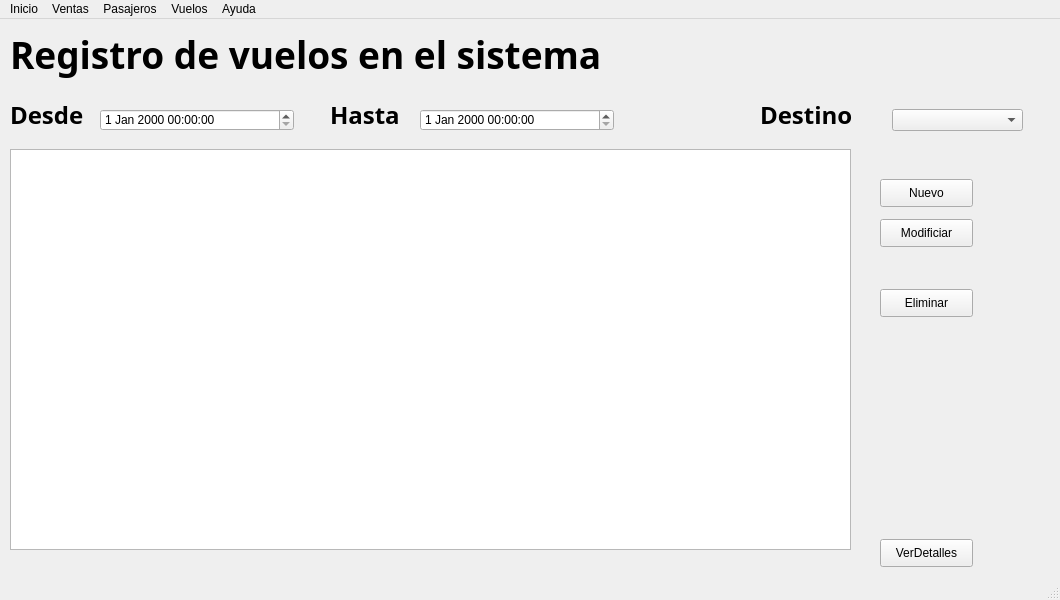
<?xml version="1.0" encoding="UTF-8"?>
<ui version="4.0">
 <class>pasajerowindow</class>
 <widget class="QMainWindow" name="pasajerowindow">
  <property name="geometry">
   <rect>
    <x>0</x>
    <y>0</y>
    <width>1060</width>
    <height>600</height>
   </rect>
  </property>
  <property name="windowTitle">
   <string>MainWindow</string>
  </property>
  <widget class="QWidget" name="centralwidget">
   <widget class="QDateTimeEdit" name="dateTimeEdit_2">
    <property name="geometry">
     <rect>
      <x>420</x>
      <y>90</y>
      <width>194</width>
      <height>22</height>
     </rect>
    </property>
   </widget>
   <widget class="QLabel" name="label">
    <property name="geometry">
     <rect>
      <x>10</x>
      <y>10</y>
      <width>671</width>
      <height>51</height>
     </rect>
    </property>
    <property name="font">
     <font>
      <family>Source Sans Pro</family>
      <pointsize>28</pointsize>
      <weight>75</weight>
      <bold>true</bold>
     </font>
    </property>
    <property name="text">
     <string>Registro de vuelos en el sistema</string>
    </property>
   </widget>
   <widget class="QTableView" name="tableView">
    <property name="geometry">
     <rect>
      <x>10</x>
      <y>130</y>
      <width>841</width>
      <height>401</height>
     </rect>
    </property>
   </widget>
   <widget class="QLabel" name="label_6">
    <property name="geometry">
     <rect>
      <x>10</x>
      <y>80</y>
      <width>121</width>
      <height>31</height>
     </rect>
    </property>
    <property name="font">
     <font>
      <family>Source Sans Pro</family>
      <pointsize>18</pointsize>
      <weight>75</weight>
      <bold>true</bold>
     </font>
    </property>
    <property name="text">
     <string>Desde</string>
    </property>
   </widget>
   <widget class="QLabel" name="label_7">
    <property name="geometry">
     <rect>
      <x>330</x>
      <y>80</y>
      <width>121</width>
      <height>31</height>
     </rect>
    </property>
    <property name="font">
     <font>
      <family>Source Sans Pro</family>
      <pointsize>18</pointsize>
      <weight>75</weight>
      <bold>true</bold>
     </font>
    </property>
    <property name="text">
     <string>Hasta</string>
    </property>
   </widget>
   <widget class="QPushButton" name="pushButton">
    <property name="geometry">
     <rect>
      <x>880</x>
      <y>520</y>
      <width>93</width>
      <height>28</height>
     </rect>
    </property>
    <property name="text">
     <string>VerDetalles</string>
    </property>
   </widget>
   <widget class="QPushButton" name="pushButton_4">
    <property name="geometry">
     <rect>
      <x>880</x>
      <y>270</y>
      <width>93</width>
      <height>28</height>
     </rect>
    </property>
    <property name="text">
     <string>Eliminar</string>
    </property>
   </widget>
   <widget class="QPushButton" name="pushButton_3">
    <property name="geometry">
     <rect>
      <x>880</x>
      <y>200</y>
      <width>93</width>
      <height>28</height>
     </rect>
    </property>
    <property name="text">
     <string>Modificiar</string>
    </property>
   </widget>
   <widget class="QDateTimeEdit" name="dateTimeEdit">
    <property name="geometry">
     <rect>
      <x>100</x>
      <y>90</y>
      <width>194</width>
      <height>22</height>
     </rect>
    </property>
   </widget>
   <widget class="QPushButton" name="pushButton_2">
    <property name="geometry">
     <rect>
      <x>880</x>
      <y>160</y>
      <width>93</width>
      <height>28</height>
     </rect>
    </property>
    <property name="text">
     <string>Nuevo</string>
    </property>
   </widget>
   <widget class="QComboBox" name="comboBox">
    <property name="geometry">
     <rect>
      <x>892</x>
      <y>90</y>
      <width>131</width>
      <height>22</height>
     </rect>
    </property>
   </widget>
   <widget class="QLabel" name="label_8">
    <property name="geometry">
     <rect>
      <x>760</x>
      <y>80</y>
      <width>121</width>
      <height>31</height>
     </rect>
    </property>
    <property name="font">
     <font>
      <family>Source Sans Pro</family>
      <pointsize>18</pointsize>
      <weight>75</weight>
      <bold>true</bold>
     </font>
    </property>
    <property name="text">
     <string>Destino</string>
    </property>
   </widget>
  </widget>
  <widget class="QMenuBar" name="menubar">
   <property name="geometry">
    <rect>
     <x>0</x>
     <y>0</y>
     <width>1060</width>
     <height>26</height>
    </rect>
   </property>
   <widget class="QMenu" name="menuInicio">
    <property name="title">
     <string>Inicio</string>
    </property>
    <addaction name="actionIr"/>
   </widget>
   <widget class="QMenu" name="menuVentas">
    <property name="title">
     <string>Ventas</string>
    </property>
    <addaction name="actionIr_2"/>
   </widget>
   <widget class="QMenu" name="menuPasajeros">
    <property name="title">
     <string>Pasajeros</string>
    </property>
    <addaction name="actionIr_3"/>
   </widget>
   <widget class="QMenu" name="menuVuelos">
    <property name="title">
     <string>Vuelos</string>
    </property>
    <addaction name="actionIr_4"/>
   </widget>
   <widget class="QMenu" name="menuAyuda">
    <property name="title">
     <string>Ayuda</string>
    </property>
    <addaction name="actionIr_5"/>
   </widget>
   <addaction name="menuInicio"/>
   <addaction name="menuVentas"/>
   <addaction name="menuPasajeros"/>
   <addaction name="menuVuelos"/>
   <addaction name="menuAyuda"/>
  </widget>
  <widget class="QStatusBar" name="statusbar"/>
  <action name="actionIr">
   <property name="text">
    <string>Ir</string>
   </property>
  </action>
  <action name="actionIr_2">
   <property name="text">
    <string>Ir</string>
   </property>
  </action>
  <action name="actionIr_3">
   <property name="text">
    <string>Ir</string>
   </property>
  </action>
  <action name="actionIr_4">
   <property name="text">
    <string>Ir</string>
   </property>
  </action>
  <action name="actionIr_5">
   <property name="text">
    <string>Ir</string>
   </property>
  </action>
 </widget>
 <resources/>
 <connections/>
</ui>
